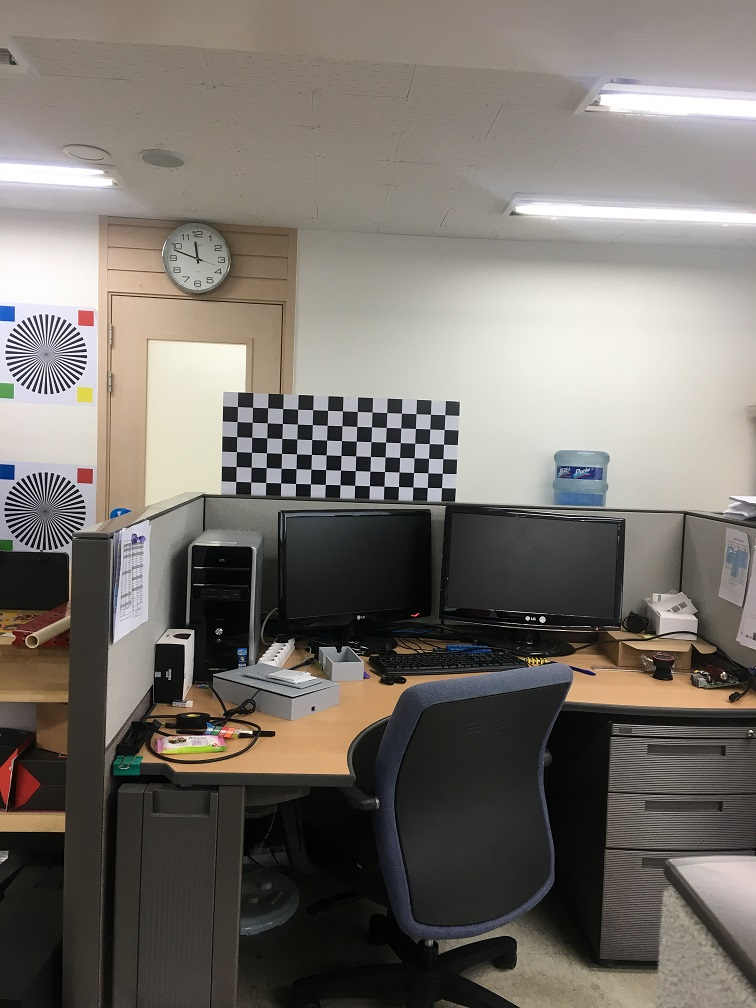
#> input picture test/nega.JPG, 756 x 1008 px, found by its file name
$ python lfd.py
#> lines starting #> are read from the running program, lines starting #| are printed output that depends on the picture; after the words box and inside, x2 and y2 are one past the last pixel; in counts of white or black regions, pixels touching at a corner belong together; long printed decimals are rounded
import numpy as np
import cv2
import matplotlib.pyplot as plt
import matplotlib.image as mpimg
import glob
import pickle
import math


#img = cv2.imread('./bg.jpg')

CAMERA_HEIGHT = 120#400
CHESSBOARD_DISTANCE = 400
CHESSBOARD_HEIGHT = 100


def getTheta(camera_height, chessboard_distance, chessboard_height, radian=True):

    temp = samePhaseDist(camera_height, chessboard_distance, chessboard_height)

    if radian == True:
        return math.atan(camera_height/temp)
    else:
        return math.atan(camera_height/temp) * 180/math.pi

def samePhaseDist(camera_height, chessboard_distance, chessboard_height):
    phase_dist = ( chessboard_distance * chessboard_height / (camera_height - chessboard_height) ) + chessboard_distance

    return phase_dist


temp = samePhaseDist(CAMERA_HEIGHT, CHESSBOARD_DISTANCE, CHESSBOARD_HEIGHT)

print('체스보드 중앙과 같은위상의 바닥까지의 거리 : ', temp)

print('theta : ', getTheta(CAMERA_HEIGHT, CHESSBOARD_DISTANCE, CHESSBOARD_HEIGHT))


#tan안씌우고 비례한거
'''
aP = 110    #체스판 윗부분
bP = 90     #체스판 아랜부분

atobPixel = 30

tanAlpha = CHESSBOARD_DISTANCE / (CAMERA_HEIGHT - aP)
tanBeta = CHESSBOARD_DISTANCE / (CAMERA_HEIGHT - bP)

tanTheta = (tanAlpha - tanBeta) / (1 + tanAlpha*tanBeta)
theta = math.atan(tanTheta)

radPerPixel = theta / atobPixel

imgHeight = np.size(image, 0)
imgWidth = np.size(image, 1)

myPointY = 800  #임시로 아무값이나 넣어본거
vanishingPointY = imgHeight/2

myTheta = (somPointY - vanishingPointY) * radPerPixel

myDistance = CAMERA_HEIGHT / math.tan(myTheta)

print(myDistance)
'''

img = cv2.imread('nega.jpg')
#> img is the input picture: shape (1008, 756, 3); mean B, G, R 107.4, 113.8, 119.2

gray = cv2.cvtColor(img, cv2.COLOR_BGR2GRAY)
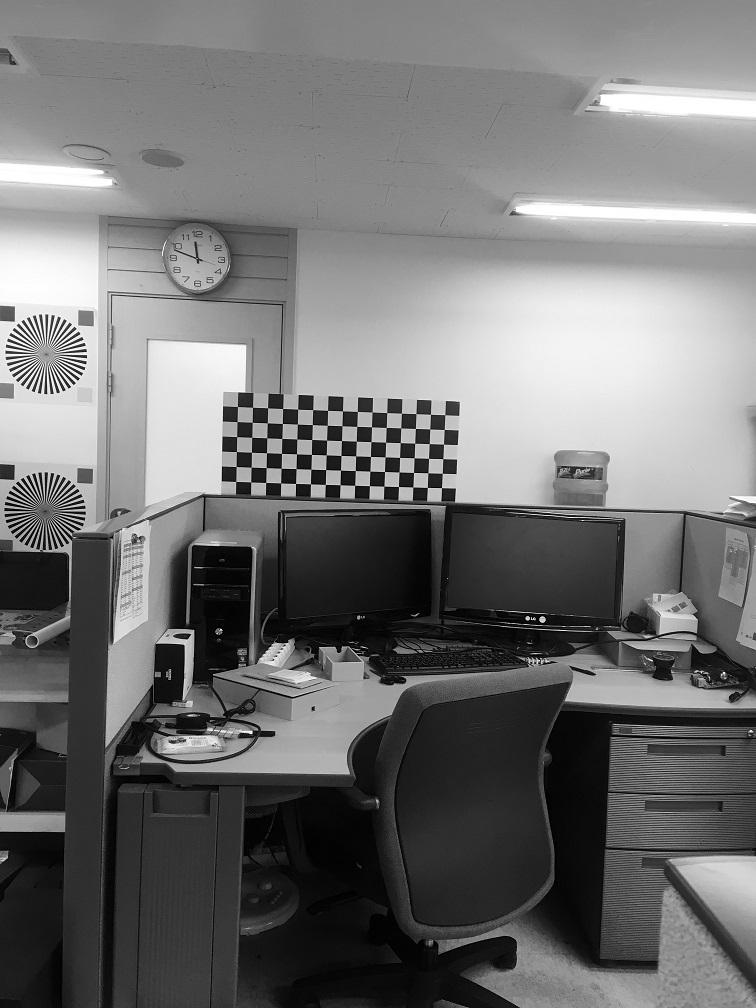
#> gray: shape (1008, 756); min 0, max 255, mean 114.7
ret, corners = cv2.findChessboardCorners(gray, (15,6), None)
#> ret = True; corners = 90 rows, first 8: [440, 485], [427.3, 487.4], [412.9, 487], [398.5, 486.5], [384.1, 486.2], [369.4, 485.6], [354.7, 485.4], [340, 484.6]
if ret==True:

    che_dis = corners[30][0][1] - corners[45][0][1]#int(corners[30][0][1]) - int(corners[45][0][1])
#> che_dis = 14.33
    print(che_dis)
#| 14.332


    img = cv2.drawChessboardCorners(img, (15,6), corners, ret)
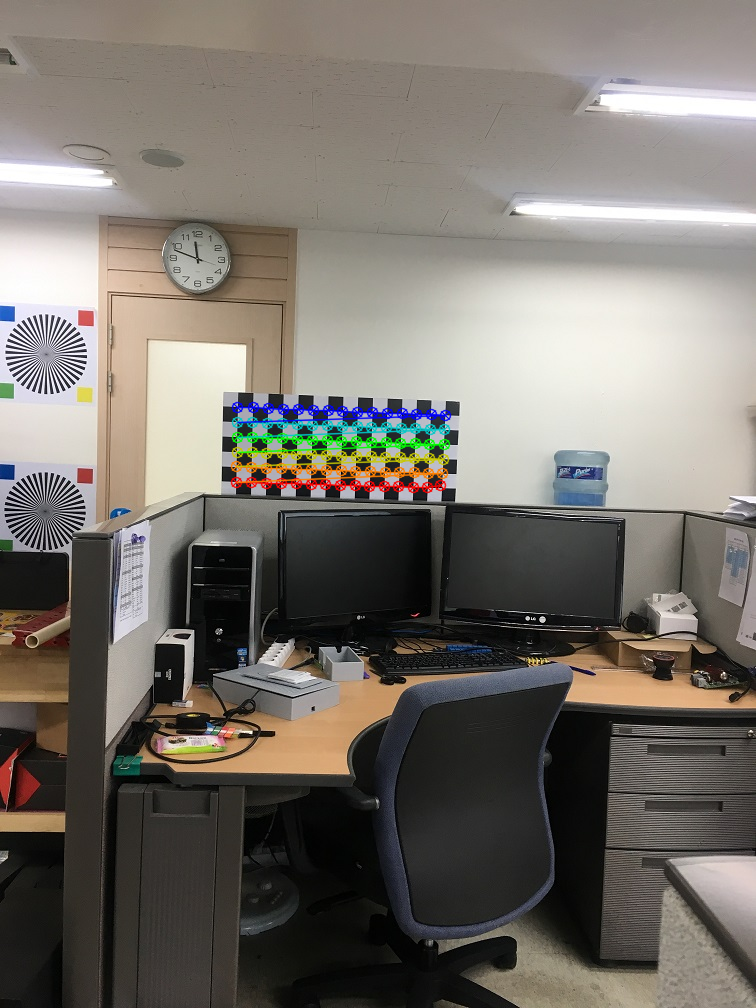
#> img: shape (1008, 756, 3); 1.67% of pixels changed, all inside (x1, y1, x2, y2) = (230, 401, 452, 494)

    cv2.imshow('esf',img)
    cv2.waitKey(0)

    theta = math.atan(CAMERA_HEIGHT / CHESSBOARD_DISTANCE)
    temp = theta * 180 / math.pi;
    print(temp)

    oneDo = che_dis / temp
#> oneDo = 0.858
    print(oneDo)
#| 0.8583

else:
    print('why!?!?!??!?!?')

$ run again, with test/bg.jpg copied over test/nega.JPG
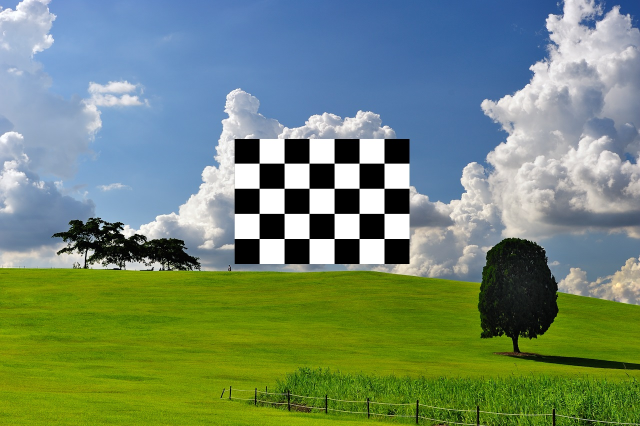
#> input picture test/bg.jpg, 1280 x 852 px, found by its file name (shown at 1/2 size)
#> img is the input picture: shape (852, 1280, 3); mean B, G, R 112.8, 138, 114.6
#> `gray = cv2.cvtColor(img, cv2.COLOR_BGR2GRAY)`:
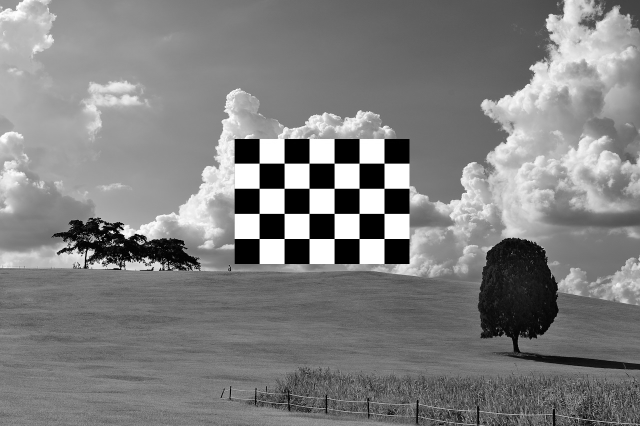
#> gray: shape (852, 1280) (shown at 1/2 size); min 0, max 255, mean 128.1
#> ret = False; corners = None
